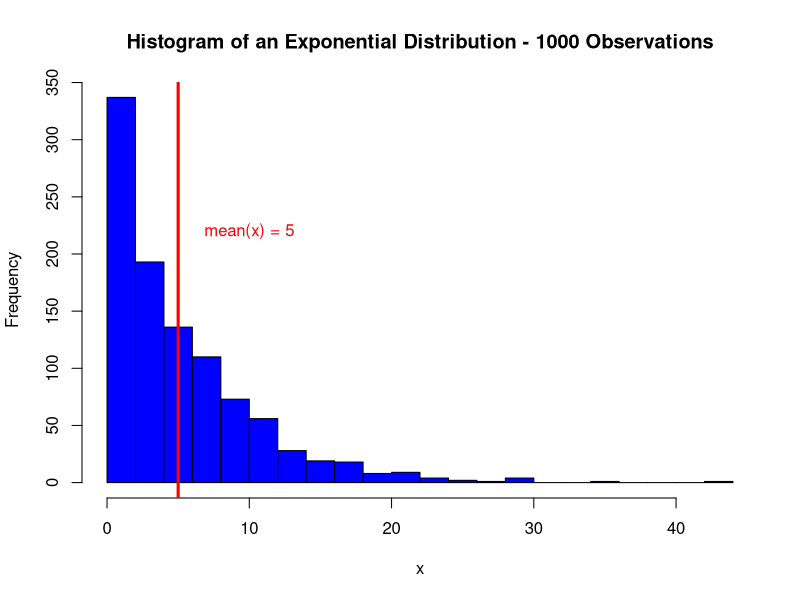
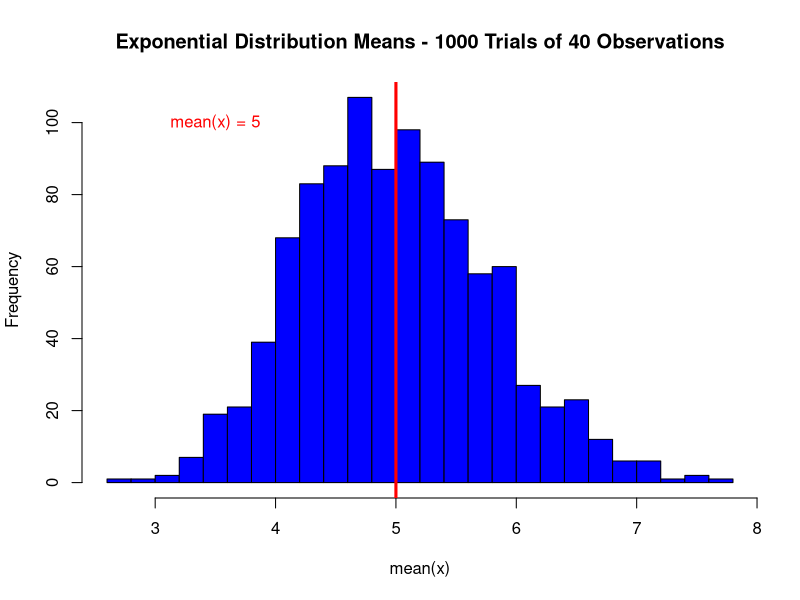

Here is the R script that generated these plots, in order:
## ---- chunk 1
exp_dist <- rexp(1000,rate = 0.2)
hist(exp_dist,breaks=20,col="blue",xlab = "x",main="Histogram of an Exponential Distribution - 1000 Observations")
abline(v=5,col="red",lwd=3)
text(10, 220, "mean(x) = 5",col="red")
mean(exp_dist) # get mean of distribution
var(exp_dist)   # get variance of distribution
## ---- chunk 2
mnsexp = NULL
for (i in 1 : 1000) mnsexp = c(mnsexp, mean(rexp(40,rate=0.2)))
hist(mnsexp,breaks=20,col="blue",xlab="mean(x)",main="Exponential Distribution Means - 1000 Trials of 40 Observations")
abline(v=5,col="red",lwd=3)
text(3.5,100, "mean(x) = 5",col="red")
mean(mnsexp) # get mean of mean distribution
var(mnsexp)   # get variance of mean distribution
